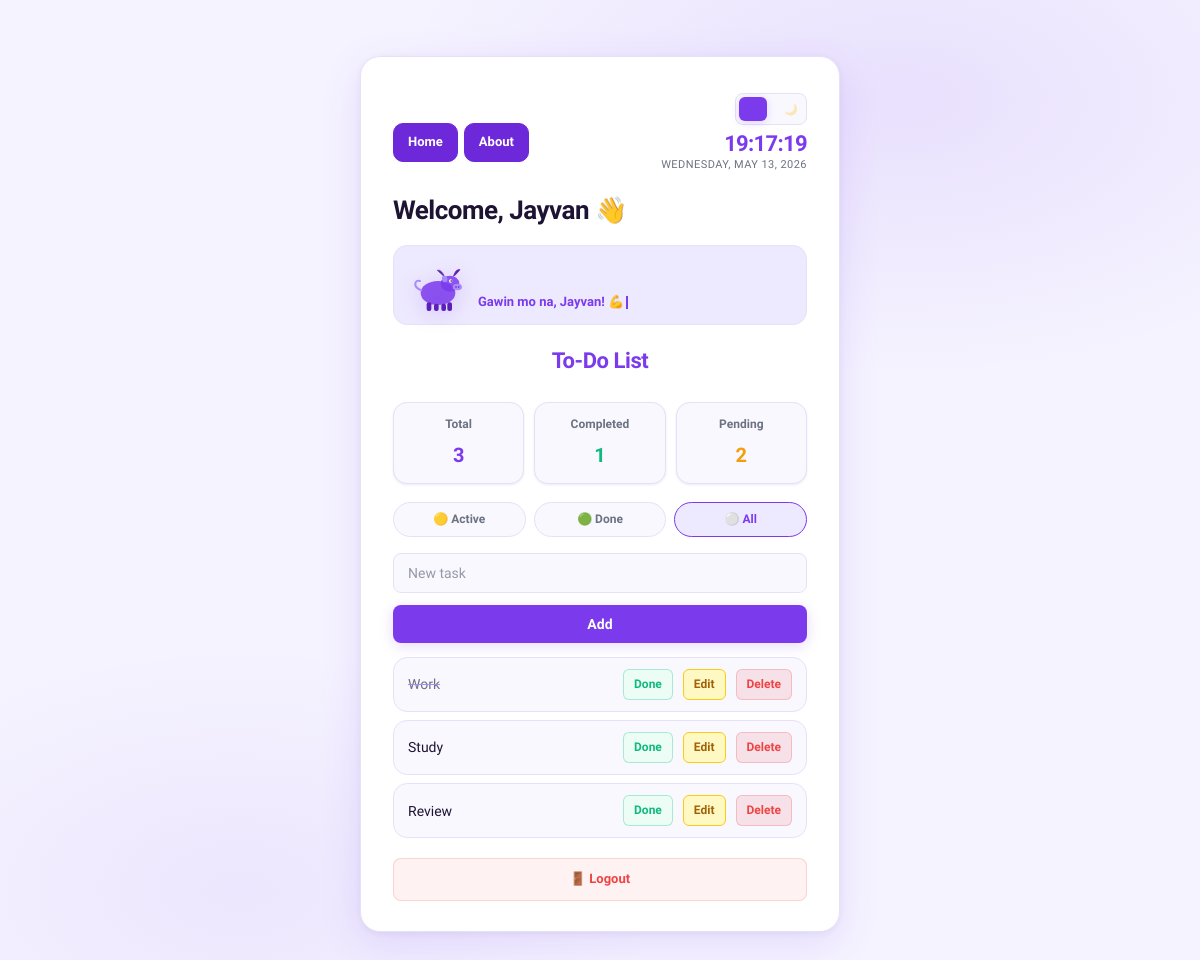
Page /home (signed in) on the committed database.
### tables this page shows
CREATE TABLE tasks (
                id       INTEGER PRIMARY KEY AUTOINCREMENT,
                user_id  INTEGER NOT NULL,
                task     TEXT    NOT NULL,
                done     INTEGER NOT NULL DEFAULT 0,
                FOREIGN KEY (user_id) REFERENCES users(id)
            );

### app.py (the view)
@app.route("/home")
@login_required
def home():
    filter_type = request.args.get("filter", "all")
    user_id = session["user_id"]
    with get_db() as conn:
        if filter_type == "active":
            tasks = conn.execute(
                "SELECT * FROM tasks WHERE user_id = ? AND done = 0",
                (user_id,)
            ).fetchall()
        elif filter_type == "done":
            tasks = conn.execute(
                "SELECT * FROM tasks WHERE user_id = ? AND done = 1",
                (user_id,)
            ).fetchall()
        else:
            filter_type = "all"
            tasks = conn.execute(
                "SELECT * FROM tasks WHERE user_id = ?",
                (user_id,)
            ).fetchall()
        all_tasks = conn.execute(
            "SELECT done FROM tasks WHERE user_id = ?",
            (user_id,)
        ).fetchall()
    total_tasks = len(all_tasks)
    completed_tasks = sum(1 for t in all_tasks if t["done"] == 1)
    pending_tasks = total_tasks - completed_tasks
    return render_template(
        "home.html",
        user=session["username"],
        tasks=tasks,
        current_filter=filter_type,
        total=total_tasks,
        completed=completed_tasks,
        pending=pending_tasks
    )

### app.py (called while the page is built)
def get_db():
    conn = sqlite3.connect(DB)
    conn.row_factory = sqlite3.Row
    return conn

def login_required(f):
    @wraps(f)
    def decorated(*args, **kwargs):
        if "user_id" not in session:
            flash("Please log in first.", "error")
            return redirect(url_for("login"))
        return f(*args, **kwargs)
    return decorated

### templates/home.html (shortened to what this page needs)
<!DOCTYPE html>
<html lang="en">
<head>
    <link rel="stylesheet" href="{{ url_for('static', filename='css/style.css') }}">
</head>
<body>
<div class="container">
<div class="top-bar">
    <div class="nav-links">
        <a href="/home">Home</a>
        <a href="/about">About</a>
    </div>
    <div class="right-side">
        <div class="theme-switch">
            <label for="darkToggle" class="switch">
                <span class="icon light">☀️</span>
                <span class="icon dark">🌙</span>
                <span class="slider"></span>
            </label>
        </div>
        <div class="datetime-widget">
            <span class="dt-time" id="dtTime">--:--:--</span>
            <span class="dt-date" id="dtDate">---</span>
        </div>
    </div>
</div>
        <h1 class="welcome">Welcome, {{ user }} 👋</h1>
        <div class="carabao-guide">
            <div class="carabao-message">
                <span id="carabaoText"></span><span class="typewriter-cursor"></span>
            </div>
        </div>
        <h2 class="title">To-Do List</h2>
        <div class="stats-container">
        <div class="stat-card total">
        <h3>Total</h3>
        <p>{{ total }}</p>
        </div>
        <div class="stat-card completed">
        <h3>Completed</h3>
        <p>{{ completed }}</p>
        </div>
        <div class="stat-card pending">
        <h3>Pending</h3>
        <p>{{ pending }}</p>
        </div>
    </div>
        <div class="filter-buttons">
            <a href="/home?filter=active" class="{{ 'active-filter' if current_filter == 'active' else '' }}">🟡 Active</a>
            <a href="/home?filter=done" class="{{ 'active-filter' if current_filter == 'done' else '' }}">🟢 Done</a>
            <a href="/home" class="{{ 'active-filter' if current_filter == 'all' else '' }}">⚪ All</a>
        </div>
        <form action="/add" method="POST">
            <input name="task" placeholder="New task" required>
            <button type="submit">Add</button>
        </form>
        <ul>
            {% for task in tasks %}
            <li>
                <span>
                    {% if task[3] %}
                        <strike>{{ task[2] }}</strike>
                    {% else %}
                        {{ task[2] }}
                    {% endif %}
                </span>
                <div class="task-actions">
                    <a href="/done/{{ task[0] }}">Done</a>
                    <a href="/edit/{{ task[0] }}">Edit</a>
                    <a href="#" data-id="{{ task[0] }}" onclick="openDeleteModal(this)">Delete</a>
                </div>
            </li>
            {% endfor %}
        </ul>
        <a href="/logout" class="logout-btn">🚪 Logout</a>
    </div>
</body>
</html>

### rows in the picture
tasks: task "Work"
tasks: task "Study"
tasks: task "Review"

### other values in the picture
{{ user }} "Jayvan"
{{ total }} "3"
{{ completed }} "1"
{{ pending }} "2"
